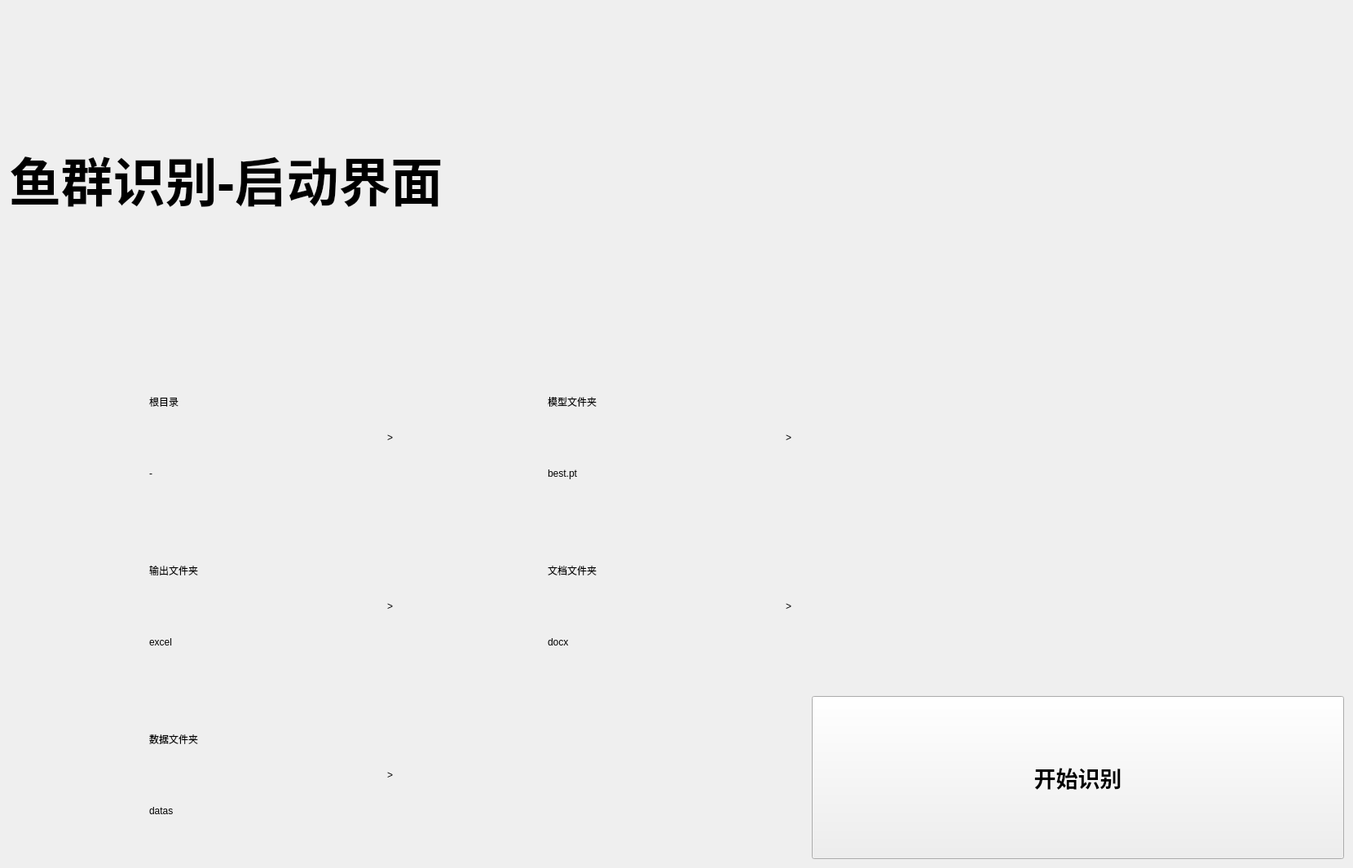
<?xml version="1.0" encoding="UTF-8"?>
<ui version="4.0">
 <class>load</class>
 <widget class="QWidget" name="load">
  <property name="geometry">
   <rect>
    <x>0</x>
    <y>0</y>
    <width>1660</width>
    <height>1065</height>
   </rect>
  </property>
  <property name="windowTitle">
   <string>Form</string>
  </property>
  <layout class="QGridLayout" name="gridLayout_7" rowstretch="2,2,1" columnstretch="3,2">
   <item row="0" column="0" colspan="2">
    <widget class="PixmapLabel" name="PixmapLabel">
     <property name="font">
      <font>
       <family>微软雅黑</family>
       <pointsize>48</pointsize>
       <weight>75</weight>
       <bold>true</bold>
      </font>
     </property>
     <property name="text">
      <string>鱼群识别-启动界面</string>
     </property>
    </widget>
   </item>
   <item row="1" column="0" rowspan="2">
    <layout class="QGridLayout" name="gridLayout_6">
     <property name="leftMargin">
      <number>10</number>
     </property>
     <property name="topMargin">
      <number>10</number>
     </property>
     <property name="rightMargin">
      <number>10</number>
     </property>
     <property name="bottomMargin">
      <number>10</number>
     </property>
     <property name="spacing">
      <number>20</number>
     </property>
     <item row="0" column="0">
      <widget class="ElevatedCardWidget" name="ElevatedCardWidget">
       <layout class="QGridLayout" name="gridLayout">
        <item row="0" column="1">
         <widget class="TitleLabel" name="TitleLabel">
          <property name="text">
           <string>根目录</string>
          </property>
         </widget>
        </item>
        <item row="0" column="0" rowspan="2">
         <widget class="ImageLabel" name="ImageLabel"/>
        </item>
        <item row="1" column="1">
         <widget class="BodyLabel" name="BodyLabel">
          <property name="text">
           <string>-</string>
          </property>
         </widget>
        </item>
        <item row="0" column="2" rowspan="2">
         <widget class="QLabel" name="label">
          <property name="text">
           <string>&gt;</string>
          </property>
          <property name="alignment">
           <set>Qt::AlignRight|Qt::AlignTrailing|Qt::AlignVCenter</set>
          </property>
         </widget>
        </item>
       </layout>
      </widget>
     </item>
     <item row="1" column="1">
      <widget class="ElevatedCardWidget" name="ElevatedCardWidget_4">
       <layout class="QGridLayout" name="gridLayout_4">
        <item row="0" column="1">
         <widget class="TitleLabel" name="TitleLabel_4">
          <property name="text">
           <string>文档文件夹</string>
          </property>
         </widget>
        </item>
        <item row="0" column="2" rowspan="2">
         <widget class="QLabel" name="label_4">
          <property name="text">
           <string>&gt;</string>
          </property>
          <property name="alignment">
           <set>Qt::AlignRight|Qt::AlignTrailing|Qt::AlignVCenter</set>
          </property>
         </widget>
        </item>
        <item row="1" column="1">
         <widget class="BodyLabel" name="BodyLabel_4">
          <property name="text">
           <string>docx</string>
          </property>
         </widget>
        </item>
        <item row="0" column="0" rowspan="2">
         <widget class="ImageLabel" name="ImageLabel_4"/>
        </item>
       </layout>
      </widget>
     </item>
     <item row="0" column="1">
      <widget class="ElevatedCardWidget" name="ElevatedCardWidget_3">
       <layout class="QGridLayout" name="gridLayout_3">
        <item row="0" column="0" rowspan="2">
         <widget class="ImageLabel" name="ImageLabel_3"/>
        </item>
        <item row="0" column="1">
         <widget class="TitleLabel" name="TitleLabel_3">
          <property name="text">
           <string>模型文件夹</string>
          </property>
         </widget>
        </item>
        <item row="0" column="2" rowspan="2">
         <widget class="QLabel" name="label_3">
          <property name="text">
           <string>&gt;</string>
          </property>
          <property name="alignment">
           <set>Qt::AlignRight|Qt::AlignTrailing|Qt::AlignVCenter</set>
          </property>
         </widget>
        </item>
        <item row="1" column="1">
         <widget class="BodyLabel" name="BodyLabel_3">
          <property name="text">
           <string>best.pt</string>
          </property>
         </widget>
        </item>
       </layout>
      </widget>
     </item>
     <item row="1" column="0">
      <widget class="ElevatedCardWidget" name="ElevatedCardWidget_2">
       <layout class="QGridLayout" name="gridLayout_2">
        <item row="0" column="0" rowspan="2">
         <widget class="ImageLabel" name="ImageLabel_2"/>
        </item>
        <item row="0" column="1">
         <widget class="TitleLabel" name="TitleLabel_2">
          <property name="text">
           <string>输出文件夹</string>
          </property>
         </widget>
        </item>
        <item row="1" column="1">
         <widget class="BodyLabel" name="BodyLabel_2">
          <property name="text">
           <string>excel</string>
          </property>
         </widget>
        </item>
        <item row="0" column="2" rowspan="2">
         <widget class="QLabel" name="label_2">
          <property name="text">
           <string>&gt;</string>
          </property>
          <property name="alignment">
           <set>Qt::AlignRight|Qt::AlignTrailing|Qt::AlignVCenter</set>
          </property>
         </widget>
        </item>
       </layout>
      </widget>
     </item>
     <item row="2" column="0">
      <widget class="ElevatedCardWidget" name="ElevatedCardWidget_5">
       <layout class="QGridLayout" name="gridLayout_5">
        <item row="0" column="0" rowspan="2">
         <widget class="ImageLabel" name="ImageLabel_5"/>
        </item>
        <item row="0" column="1">
         <widget class="TitleLabel" name="TitleLabel_5">
          <property name="text">
           <string>数据文件夹</string>
          </property>
         </widget>
        </item>
        <item row="0" column="2" rowspan="2">
         <widget class="QLabel" name="label_5">
          <property name="text">
           <string>&gt;</string>
          </property>
          <property name="alignment">
           <set>Qt::AlignRight|Qt::AlignTrailing|Qt::AlignVCenter</set>
          </property>
         </widget>
        </item>
        <item row="1" column="1">
         <widget class="BodyLabel" name="BodyLabel_5">
          <property name="text">
           <string>datas</string>
          </property>
         </widget>
        </item>
       </layout>
      </widget>
     </item>
    </layout>
   </item>
   <item row="1" column="1">
    <widget class="StrongBodyLabel" name="StrongBodyLabel">
     <property name="text">
      <string/>
     </property>
    </widget>
   </item>
   <item row="2" column="1">
    <widget class="PrimaryPushButton" name="PrimaryPushButton">
     <property name="minimumSize">
      <size>
       <width>200</width>
       <height>200</height>
      </size>
     </property>
     <property name="font">
      <font>
       <family>微软雅黑</family>
       <pointsize>20</pointsize>
       <weight>75</weight>
       <bold>true</bold>
      </font>
     </property>
     <property name="text">
      <string>开始识别</string>
     </property>
    </widget>
   </item>
  </layout>
 </widget>
 <customwidgets>
  <customwidget>
   <class>PushButton</class>
   <extends>QPushButton</extends>
   <header>qfluentwidgets</header>
  </customwidget>
  <customwidget>
   <class>PrimaryPushButton</class>
   <extends>PushButton</extends>
   <header>qfluentwidgets</header>
  </customwidget>
  <customwidget>
   <class>PixmapLabel</class>
   <extends>QLabel</extends>
   <header>qfluentwidgets</header>
  </customwidget>
  <customwidget>
   <class>CardWidget</class>
   <extends>QFrame</extends>
   <header>qfluentwidgets</header>
   <container>1</container>
  </customwidget>
  <customwidget>
   <class>ElevatedCardWidget</class>
   <extends>SimpleCardWidget</extends>
   <header>qfluentwidgets</header>
   <container>1</container>
  </customwidget>
  <customwidget>
   <class>SimpleCardWidget</class>
   <extends>CardWidget</extends>
   <header>qfluentwidgets</header>
   <container>1</container>
  </customwidget>
  <customwidget>
   <class>BodyLabel</class>
   <extends>QLabel</extends>
   <header>qfluentwidgets</header>
  </customwidget>
  <customwidget>
   <class>StrongBodyLabel</class>
   <extends>QLabel</extends>
   <header>qfluentwidgets</header>
  </customwidget>
  <customwidget>
   <class>TitleLabel</class>
   <extends>QLabel</extends>
   <header>qfluentwidgets</header>
  </customwidget>
  <customwidget>
   <class>ImageLabel</class>
   <extends>QLabel</extends>
   <header>qfluentwidgets</header>
  </customwidget>
 </customwidgets>
 <resources/>
 <connections/>
</ui>
